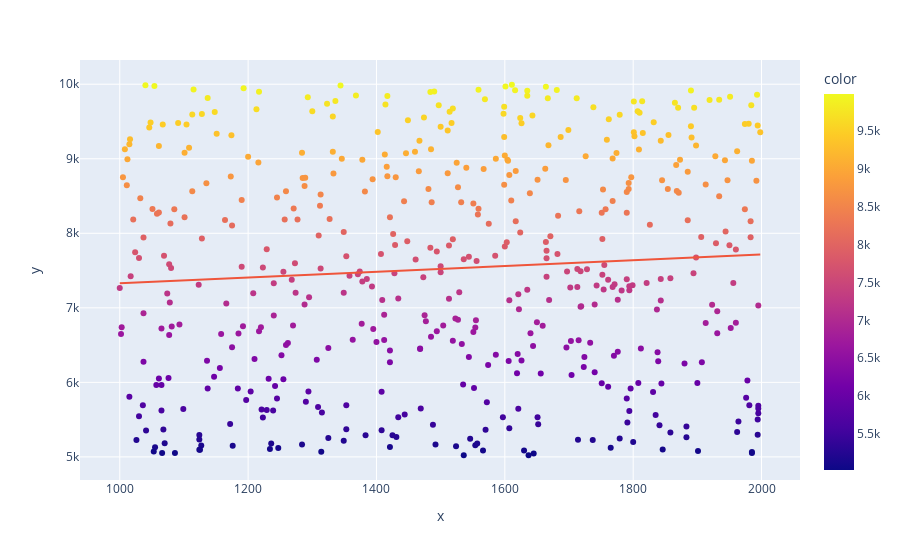

The notebook cell this image was saved under:
### Code cell
# Questão 3

arr1 = np.random.randint(1000, 2001, 500)
arr2 = np.random.randint(5000, 10001, 500)
px.scatter(x = arr1, y = arr2, trendline = 'ols', color = arr2)

### Figure 1 — Plotly figure (JSON) as saved in the notebook; plotly's stock layout.template omitted (floating-point values rounded to 4 significant figures; data arrays with more than 128 entries replaced by an {"elided": "..."} marker saying what was removed)
{"data": [{"hovertemplate": "x=%{x}<br>y=%{y}<br>color=%{marker.color}<extra></extra>", "legendgroup": "", "marker": {"color": {"elided": "500 int values"}, "coloraxis": "coloraxis", "symbol": "circle"}, "mode": "markers", "name": "", "orientation": "v", "showlegend": false, "type": "scatter", "x": {"elided": "500 int values"}, "xaxis": "x", "y": {"elided": "500 int values"}, "yaxis": "y"}, {"hovertemplate": "<b>OLS trendline</b><br>y = 0.385691 * x + 6944.07<br>R<sup>2</sup>=0.005512<br><br>x=%{x}<br>y=%{y} <b>(trend)</b><extra></extra>", "legendgroup": "", "marker": {"symbol": "circle"}, "mode": "lines", "name": "", "showlegend": false, "type": "scatter", "x": {"elided": "500 int values"}, "xaxis": "x", "y": {"elided": "500 float values"}, "yaxis": "y"}], "layout": {"coloraxis": {"colorbar": {"title": {"text": "color"}}, "colorscale": [[0, "#0d0887"], [0.1111, "#46039f"], [0.2222, "#7201a8"], [0.3333, "#9c179e"], [0.4444, "#bd3786"], [0.5556, "#d8576b"], [0.6667, "#ed7953"], [0.7778, "#fb9f3a"], [0.8889, "#fdca26"], [1, "#f0f921"]]}, "legend": {"tracegroupgap": 0}, "margin": {"t": 60}, "xaxis": {"anchor": "y", "domain": [0, 1], "title": {"text": "x"}}, "yaxis": {"anchor": "x", "domain": [0, 1], "title": {"text": "y"}}}}
